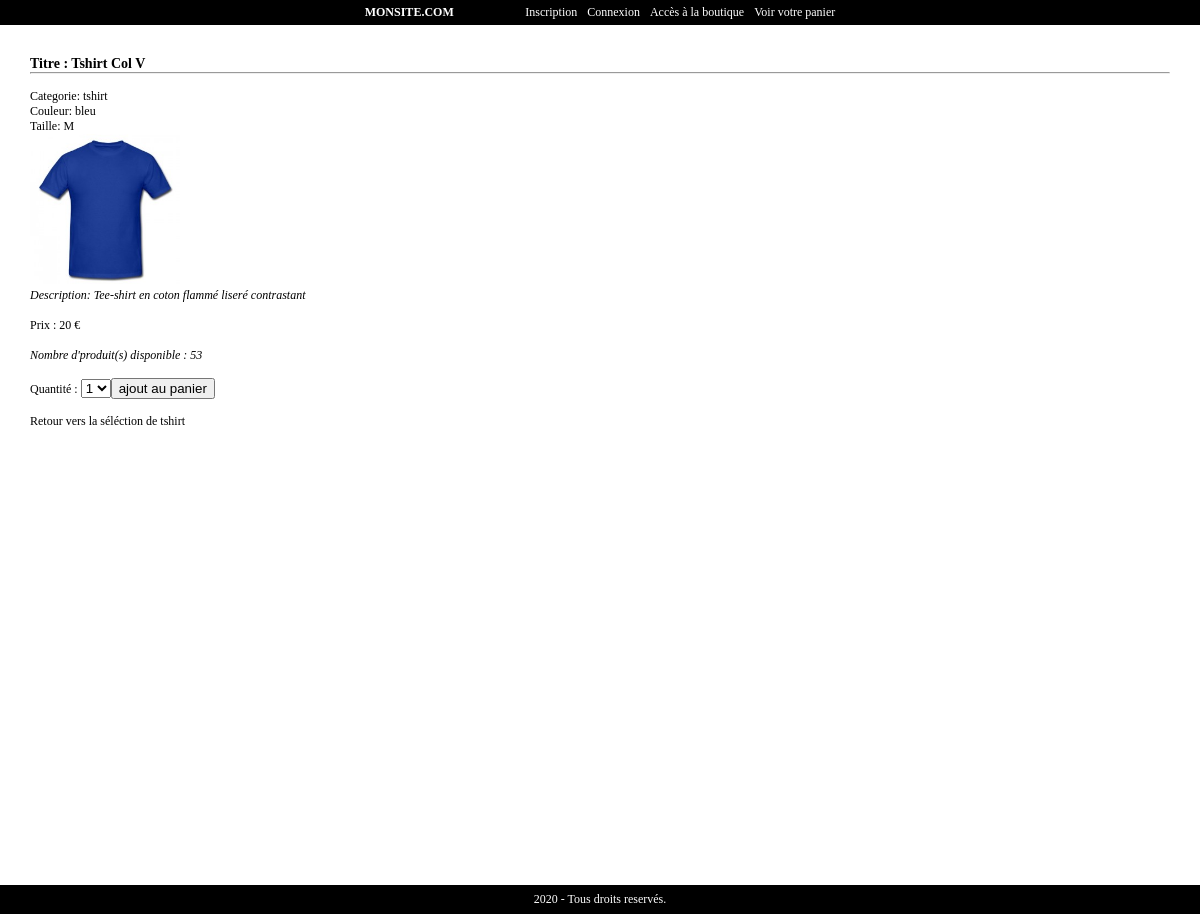
Page /fiche_produit.php?id_produit=1 on the committed database.
### tables this page shows
CREATE TABLE IF NOT EXISTS `produit` (
  `id_produit` int(3) NOT NULL AUTO_INCREMENT,
  `reference` varchar(20) NOT NULL,
  `categorie` varchar(20) NOT NULL,
  `titre` varchar(100) NOT NULL,
  `description` text NOT NULL,
  `couleur` varchar(20) NOT NULL,
  `taille` varchar(5) NOT NULL,
  `public` enum('m','f','mixte') NOT NULL,
  `photo` varchar(250) NOT NULL,
  `prix` int(3) NOT NULL,
  `stock` int(3) NOT NULL,
  PRIMARY KEY (`id_produit`),
  UNIQUE KEY `reference` (`reference`)
);

### inc/fonction.inc.php (called while the page is built, shortened)
<?php
function executeRequete($req)
{
	global $mysqli;
	$resultat = $mysqli->query($req);
	return $resultat;
}

### inc/init.inc.php (called while the page is built, shortened)
<?php
$mysqli = new mysqli("localhost", "morandet", "gTWfEKkCVP+8", "TIDAL_bdd");
$contenu = '';
require_once("fonction.inc.php");

### fiche_produit.php (the view, shortened to what this page needs)
<?php
require_once("inc/init.inc.php");
if(isset($_GET['id_produit'])) 	{ $resultat = executeRequete("SELECT * FROM produit WHERE id_produit = '$_GET[id_produit]'"); }
$produit = $resultat->fetch_assoc();
$contenu .= "<h3>Titre : $produit[titre]</h3><hr /><br />";
$contenu .= "<p>Categorie: $produit[categorie]</p>";
$contenu .= "<p>Couleur: $produit[couleur]</p>";
$contenu .= "<p>Taille: $produit[taille]</p>";
$contenu .= "<img src='$produit[photo]' width='150' height='150' />";
$contenu .= "<p><i>Description: $produit[description]</i></p><br />";
$contenu .= "<p>Prix : $produit[prix] €</p><br />";
if($produit['stock'] > 0)
{
	$contenu .= "<i>Nombre d'produit(s) disponible : $produit[stock] </i><br /><br />";
	$contenu .= '<form method="post" action="panier.php">';
		$contenu .= "<input type='hidden' name='id_produit' value='$produit[id_produit]' />";
		$contenu .= '<label for="quantite">Quantité : </label>';
		$contenu .= '<select id="quantite" name="quantite">';
			for($i = 1; $i <= $produit['stock'] && $i <= 5; $i++)
			{
				$contenu .= "<option>$i</option>";
			}
		$contenu .= '</select>';
		$contenu .= '<input type="submit" name="ajout_panier" value="ajout au panier" />';
	$contenu .= '</form>';
}
else
{
	$contenu .= 'Rupture de stock !';
}
$contenu .= "<br /><a href='boutique.php?categorie=" . $produit['categorie'] . "'>Retour vers la séléction de " . $produit['categorie'] . "</a>";
require_once("inc/haut.inc.php");
echo $contenu;
require_once("inc/bas.inc.php");

### inc/css/style.css (style rules this page uses)
* { margin: 0; }
body { font-family : verdana; font-size: 12px; }
a { text-decoration: none; color: #000; }

### rows in the picture
produit: titre "Tshirt Col V", categorie "tshirt", couleur "bleu", taille "M", photo (picture), description "Tee-shirt en coton flammé liseré contrastant", prix "20", stock "53"

### other values in the picture
form field quantite "1"
